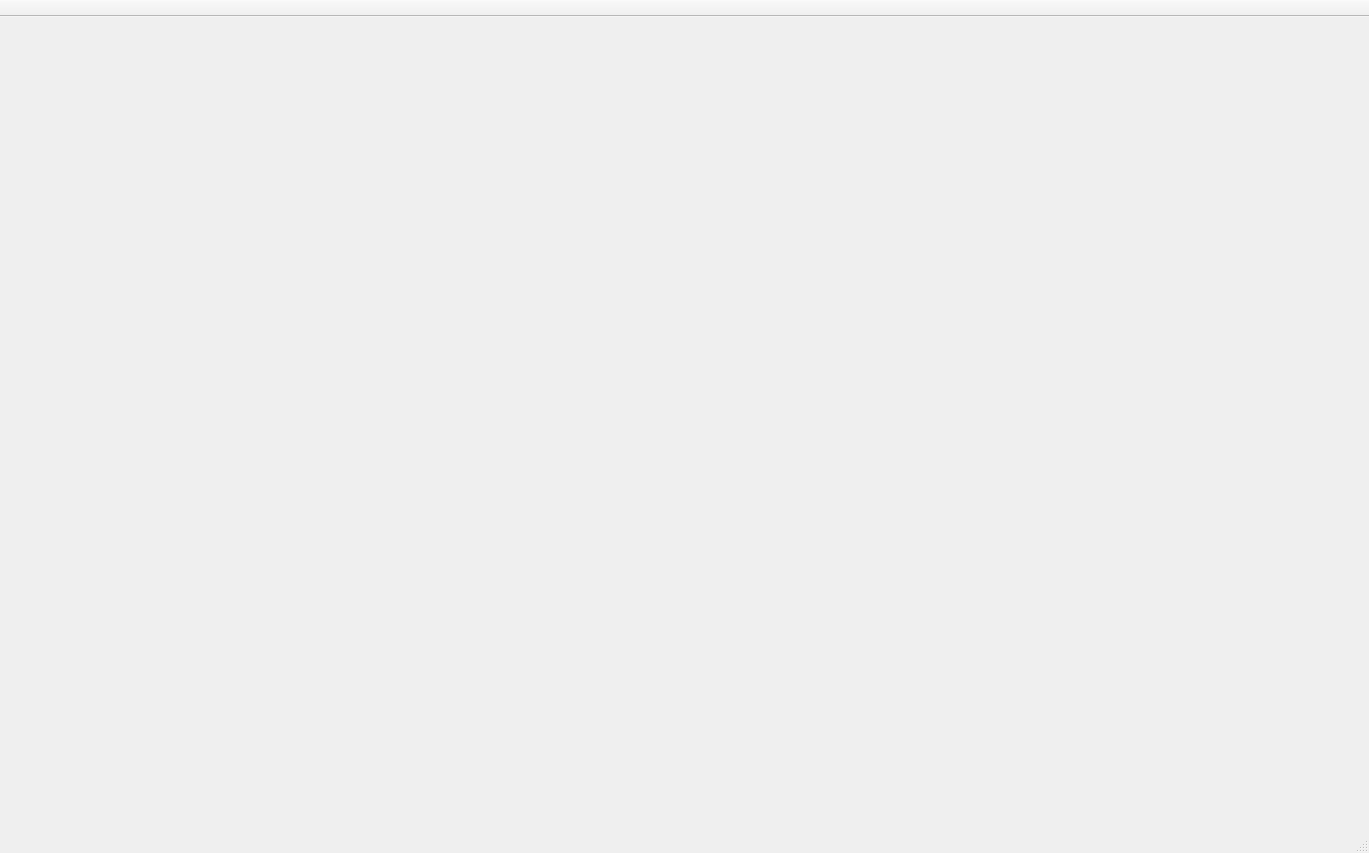
<?xml version="1.0" encoding="UTF-8"?>
<ui version="4.0">
 <class>OmegaEngineEditorClass</class>
 <widget class="QMainWindow" name="OmegaEngineEditorClass">
  <property name="geometry">
   <rect>
    <x>0</x>
    <y>0</y>
    <width>1369</width>
    <height>853</height>
   </rect>
  </property>
  <property name="windowTitle">
   <string>OmegaEngineEditor</string>
  </property>
  <widget class="QWidget" name="centralWidget">
   <widget class="QScrollArea" name="scrollArea">
    <property name="geometry">
     <rect>
      <x>20</x>
      <y>20</y>
      <width>1</width>
      <height>1</height>
     </rect>
    </property>
    <property name="widgetResizable">
     <bool>true</bool>
    </property>
    <widget class="QWidget" name="scrollAreaWidgetContents">
     <property name="geometry">
      <rect>
       <x>0</x>
       <y>0</y>
       <width>16</width>
       <height>16</height>
      </rect>
     </property>
    </widget>
   </widget>
  </widget>
  <widget class="QToolBar" name="mainToolBar">
   <property name="movable">
    <bool>false</bool>
   </property>
   <property name="floatable">
    <bool>false</bool>
   </property>
   <attribute name="toolBarArea">
    <enum>TopToolBarArea</enum>
   </attribute>
   <attribute name="toolBarBreak">
    <bool>false</bool>
   </attribute>
  </widget>
  <widget class="QStatusBar" name="statusBar"/>
  <widget class="QMenuBar" name="menuBar">
   <property name="geometry">
    <rect>
     <x>0</x>
     <y>0</y>
     <width>1369</width>
     <height>21</height>
    </rect>
   </property>
  </widget>
 </widget>
 <layoutdefault spacing="6" margin="11"/>
 <resources>
  <include location="OmegaEngineEditor.qrc"/>
 </resources>
 <connections/>
</ui>
